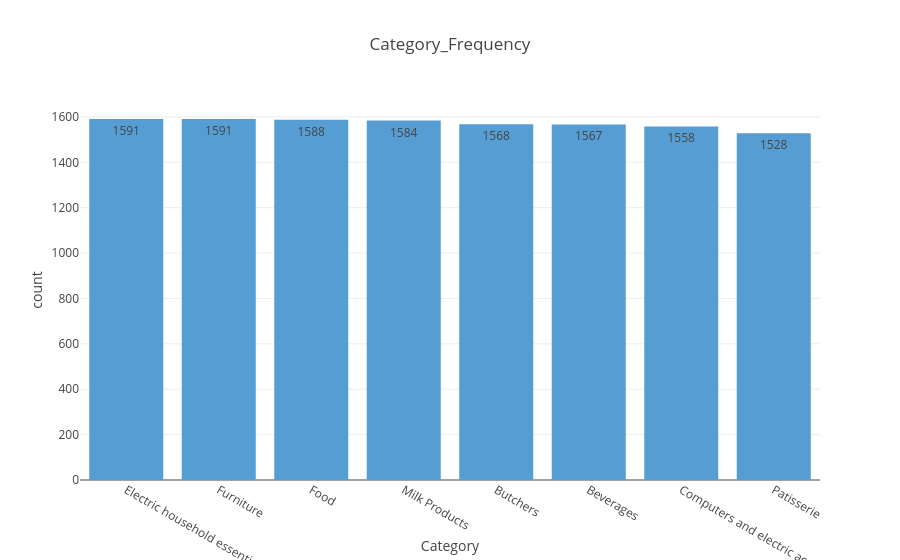

The code cell stored with this chart in its notebook:
### Markdown cell above
### 1.2   Categorical data

### Code cell
# Category col

Cat_freq = df['Category'].value_counts().sort_values(ascending=False).reset_index()
Cat_freq


fig= px.bar(data_frame=Cat_freq,
            x= 'Category',
            y= 'count',
            text_auto=True,
            title= 'Category_Frequency',
            color_discrete_sequence= ["#569DD4"]
)

fig.show()

### Figure 1 — Plotly figure (JSON) as saved in the notebook; plotly's stock layout.template omitted (floating-point values rounded to 4 significant figures)
{"data": [{"hovertemplate": "Category=%{x}<br>count=%{y}<extra></extra>", "legendgroup": "", "marker": {"color": "#569DD4", "pattern": {"shape": ""}}, "name": "", "orientation": "v", "showlegend": false, "textposition": "auto", "texttemplate": "%{y}", "type": "bar", "x": ["Electric household essentials", "Furniture", "Food", "Milk Products", "Butchers", "Beverages", "Computers and electric accessories", "Patisserie"], "xaxis": "x", "y": [1591, 1591, 1588, 1584, 1568, 1567, 1558, 1528], "yaxis": "y"}], "layout": {"barmode": "relative", "legend": {"tracegroupgap": 0}, "title": {"text": "Category_Frequency"}, "xaxis": {"anchor": "y", "domain": [0, 1], "title": {"text": "Category"}}, "yaxis": {"anchor": "x", "domain": [0, 1], "title": {"text": "count"}}}}
